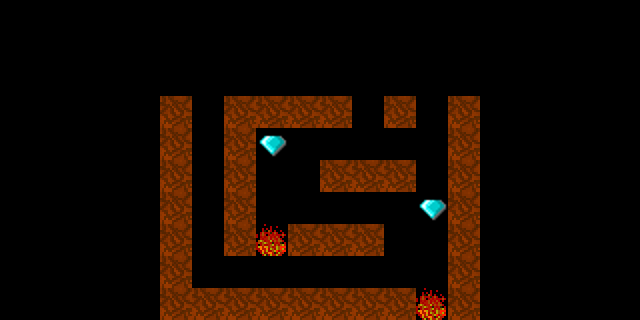

A 2D game scene composited from a Tiled map and its tileset images. What follows is a short description and the map's XML, with every tile layer's data as written:
An orthogonal 20x10 tile map with 32x32 px tiles, 1 tile layer (Capa de Patrones 1).

<map version="1.0" orientation="orthogonal" renderorder="right-down" width="20" height="10" tilewidth="32" tileheight="32" nextobjectid="1">
 <tileset firstgid="1" name="tileset" tilewidth="32" tileheight="32" tilecount="35" columns="5">
  <image source="tileset.png" trans="000000" width="160" height="224" />
  <tile id="6">
   <animation>
    <frame tileid="6" duration="200" />
    <frame tileid="7" duration="200" />
    <frame tileid="8" duration="200" />
    <frame tileid="9" duration="200" />
   </animation>
  </tile>
 </tileset>
 <layer name="Capa de Patrones 1" width="20" height="10">
  <data>
   <tile gid="0" />
   <tile gid="0" />
   <tile gid="0" />
   <tile gid="0" />
   <tile gid="0" />
   <tile gid="0" />
   <tile gid="0" />
   <tile gid="0" />
   <tile gid="0" />
   <tile gid="0" />
   <tile gid="0" />
   <tile gid="0" />
   <tile gid="0" />
   <tile gid="0" />
   <tile gid="0" />
   <tile gid="0" />
   <tile gid="0" />
   <tile gid="0" />
   <tile gid="0" />
   <tile gid="0" />
   <tile gid="0" />
   <tile gid="0" />
   <tile gid="0" />
   <tile gid="1" />
   <tile gid="0" />
   <tile gid="0" />
   <tile gid="0" />
   <tile gid="0" />
   <tile gid="0" />
   <tile gid="0" />
   <tile gid="0" />
   <tile gid="0" />
   <tile gid="0" />
   <tile gid="0" />
   <tile gid="0" />
   <tile gid="0" />
   <tile gid="0" />
   <tile gid="0" />
   <tile gid="0" />
   <tile gid="0" />
   <tile gid="0" />
   <tile gid="0" />
   <tile gid="0" />
   <tile gid="1" />
   <tile gid="0" />
   <tile gid="0" />
   <tile gid="0" />
   <tile gid="0" />
   <tile gid="0" />
   <tile gid="0" />
   <tile gid="0" />
   <tile gid="0" />
   <tile gid="0" />
   <tile gid="0" />
   <tile gid="0" />
   <tile gid="0" />
   <tile gid="0" />
   <tile gid="0" />
   <tile gid="0" />
   <tile gid="0" />
   <tile gid="0" />
   <tile gid="0" />
   <tile gid="0" />
   <tile gid="1" />
   <tile gid="0" />
   <tile gid="19" />
   <tile gid="0" />
   <tile gid="19" />
   <tile gid="19" />
   <tile gid="19" />
   <tile gid="19" />
   <tile gid="0" />
   <tile gid="19" />
   <tile gid="0" />
   <tile gid="19" />
   <tile gid="0" />
   <tile gid="0" />
   <tile gid="0" />
   <tile gid="0" />
   <tile gid="0" />
   <tile gid="0" />
   <tile gid="0" />
   <tile gid="0" />
   <tile gid="1" />
   <tile gid="0" />
   <tile gid="19" />
   <tile gid="0" />
   <tile gid="19" />
   <tile gid="31" />
   <tile gid="0" />
   <tile gid="0" />
   <tile gid="0" />
   <tile gid="0" />
   <tile gid="0" />
   <tile gid="19" />
   <tile gid="0" />
   <tile gid="0" />
   <tile gid="0" />
   <tile gid="0" />
   <tile gid="0" />
   <tile gid="0" />
   <tile gid="0" />
   <tile gid="0" />
   <tile gid="1" />
   <tile gid="0" />
   <tile gid="19" />
   <tile gid="0" />
   <tile gid="19" />
   <tile gid="0" />
   <tile gid="1" />
   <tile gid="19" />
   <tile gid="19" />
   <tile gid="19" />
   <tile gid="0" />
   <tile gid="19" />
   <tile gid="0" />
   <tile gid="0" />
   <tile gid="0" />
   <tile gid="0" />
   <tile gid="0" />
   <tile gid="0" />
   <tile gid="0" />
   <tile gid="0" />
   <tile gid="1" />
   <tile gid="0" />
   <tile gid="19" />
   <tile gid="0" />
   <tile gid="19" />
   <tile gid="0" />
   <tile gid="0" />
   <tile gid="0" />
   <tile gid="0" />
   <tile gid="0" />
   <tile gid="31" />
   <tile gid="19" />
   <tile gid="1" />
   <tile gid="0" />
   <tile gid="0" />
   <tile gid="0" />
   <tile gid="0" />
   <tile gid="0" />
   <tile gid="0" />
   <tile gid="0" />
   <tile gid="1" />
   <tile gid="0" />
   <tile gid="19" />
   <tile gid="0" />
   <tile gid="19" />
   <tile gid="7" />
   <tile gid="19" />
   <tile gid="19" />
   <tile gid="19" />
   <tile gid="0" />
   <tile gid="0" />
   <tile gid="19" />
   <tile gid="1" />
   <tile gid="0" />
   <tile gid="0" />
   <tile gid="0" />
   <tile gid="0" />
   <tile gid="0" />
   <tile gid="0" />
   <tile gid="0" />
   <tile gid="1" />
   <tile gid="0" />
   <tile gid="19" />
   <tile gid="0" />
   <tile gid="0" />
   <tile gid="0" />
   <tile gid="0" />
   <tile gid="0" />
   <tile gid="0" />
   <tile gid="0" />
   <tile gid="0" />
   <tile gid="19" />
   <tile gid="1" />
   <tile gid="0" />
   <tile gid="0" />
   <tile gid="0" />
   <tile gid="0" />
   <tile gid="0" />
   <tile gid="0" />
   <tile gid="0" />
   <tile gid="1" />
   <tile gid="1" />
   <tile gid="19" />
   <tile gid="19" />
   <tile gid="19" />
   <tile gid="19" />
   <tile gid="19" />
   <tile gid="19" />
   <tile gid="19" />
   <tile gid="19" />
   <tile gid="7" />
   <tile gid="19" />
   <tile gid="1" />
   <tile gid="0" />
   <tile gid="0" />
   <tile gid="0" />
   <tile gid="0" />
  </data>
 </layer>
</map>
